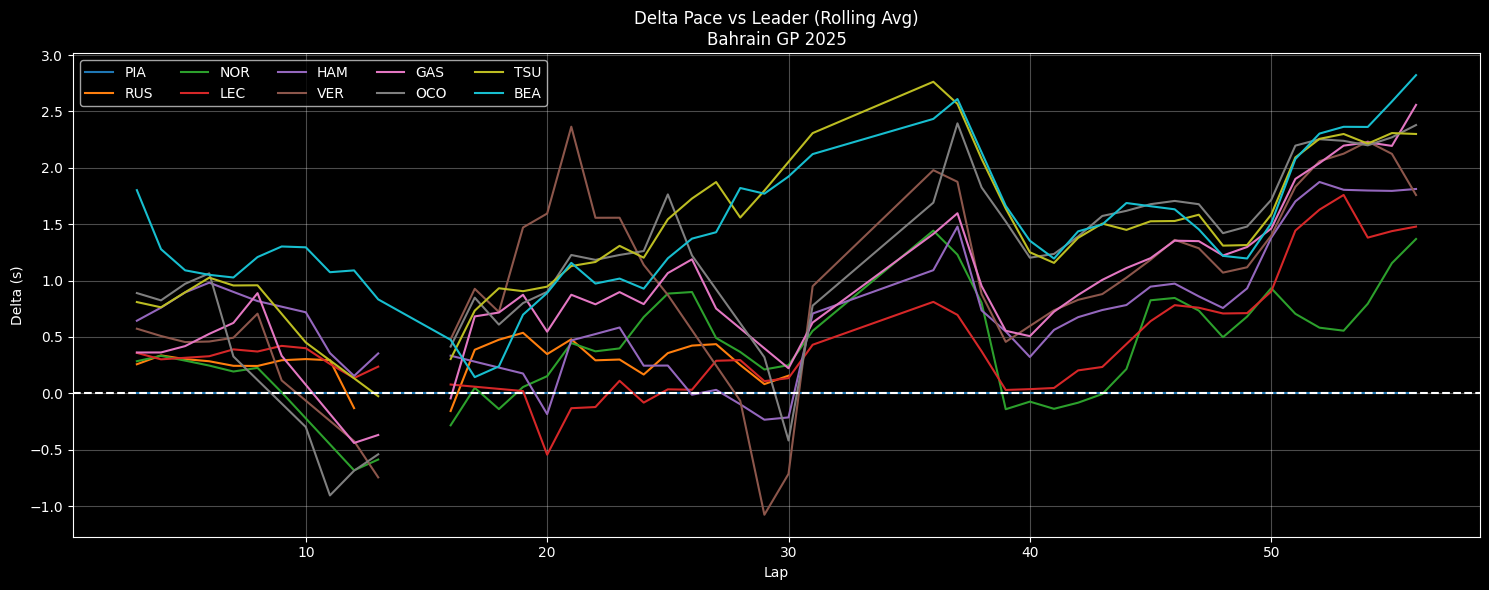

Here is the Python script that generated this plot:
import fastf1, os
import matplotlib.pyplot as plt
import pandas as pd
import numpy as np

# ===== CONFIG =====
YEAR, GP, SESSION = 2025, "Bahrain Grand Prix", "R"
CACHE_DIR = "cache"
ROLL = 3

os.makedirs(CACHE_DIR, exist_ok=True)
fastf1.Cache.enable_cache(CACHE_DIR)

session = fastf1.get_session(YEAR, GP, SESSION)
session.load()

laps = session.laps
laps = laps[laps["IsAccurate"]].copy()
laps["LapTimeSec"] = laps["LapTime"].dt.total_seconds()

drivers = (
    session.results.sort_values("Position")
    .head(10)["Abbreviation"]
    .tolist()
)

leader = drivers[0]
laps = laps[laps["Driver"].isin(drivers)]
laps = laps[laps["PitInTime"].isna() & laps["PitOutTime"].isna()]

# Outlier removal
clean = []
for d in drivers:
    dl = laps[laps["Driver"] == d]
    q1, q3 = dl["LapTimeSec"].quantile([0.25, 0.75])
    iqr = q3 - q1
    clean.append(dl[(dl["LapTimeSec"] >= q1-1.5*iqr) & (dl["LapTimeSec"] <= q3+1.5*iqr)])

clean = pd.concat(clean)

clean["Rolling"] = (
    clean.groupby("Driver")["LapTimeSec"]
    .rolling(ROLL, center=True).mean()
    .reset_index(level=0, drop=True)
)

leader_pace = (
    clean[clean["Driver"] == leader][["LapNumber","Rolling"]]
    .rename(columns={"Rolling":"LeaderPace"})
)

clean = clean.merge(leader_pace, on="LapNumber", how="left")
clean["DeltaVsLeader"] = clean["Rolling"] - clean["LeaderPace"]

# Plot
plt.figure(figsize=(15,6))
colors = plt.cm.tab10(np.linspace(0,1,len(drivers)))

for d,c in zip(drivers, colors):
    dlap = clean[clean["Driver"] == d]
    plt.plot(dlap["LapNumber"], dlap["DeltaVsLeader"], color=c, label=d)

plt.axhline(0, color="white", linestyle="--")
plt.title("Delta Pace vs Leader (Rolling Avg)\nBahrain GP 2025")
plt.xlabel("Lap")
plt.ylabel("Delta (s)")
plt.grid(alpha=0.3)
plt.legend(ncol=5)
plt.tight_layout()
plt.show()
